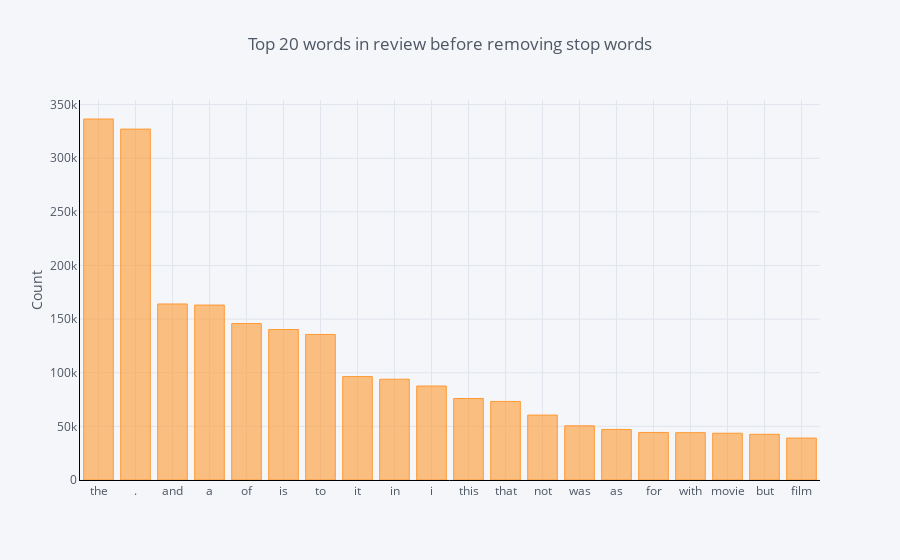

This figure's notebook cell:
### Code cell
n = 20
top_w = top_n_words(lang, n)
plot_top_words(top_w, n,title='Top {} words in review before removing stop words'.format(n))

### Figure 1 — Plotly figure (JSON) as saved in the notebook; plotly's stock layout.template omitted (floating-point values rounded to 4 significant figures)
{"data": [{"marker": {"color": "rgba(255, 153, 51, 0.6)", "line": {"color": "rgba(255, 153, 51, 1.0)", "width": 1}}, "name": "Count", "orientation": "v", "text": "", "type": "bar", "uid": "a603795d-1033-4dea-bdb0-1641548d97c1", "x": ["the", ".", "and", "a", "of", "is", "to", "it", "in", "i", "this", "that", "not", "was", "as", "for", "with", "movie", "but", "film"], "y": [336593, 327153, 164107, 163108, 145868, 140324, 135698, 96440, 93954, 87626, 75965, 73242, 60530, 50496, 47132, 44330, 44119, 43605, 42610, 39112]}], "layout": {"legend": {"bgcolor": "#F5F6F9", "font": {"color": "#4D5663"}}, "paper_bgcolor": "#F5F6F9", "plot_bgcolor": "#F5F6F9", "title": {"font": {"color": "#4D5663"}, "text": "Top 20 words in review before removing stop words"}, "xaxis": {"gridcolor": "#E1E5ED", "linecolor": "black", "showgrid": true, "tickfont": {"color": "#4D5663"}, "title": {"font": {"color": "#4D5663"}, "text": ""}, "zerolinecolor": "#E1E5ED"}, "yaxis": {"gridcolor": "#E1E5ED", "linecolor": "black", "showgrid": true, "tickfont": {"color": "#4D5663"}, "title": {"font": {"color": "#4D5663"}, "text": "Count"}, "zerolinecolor": "#E1E5ED"}}}
